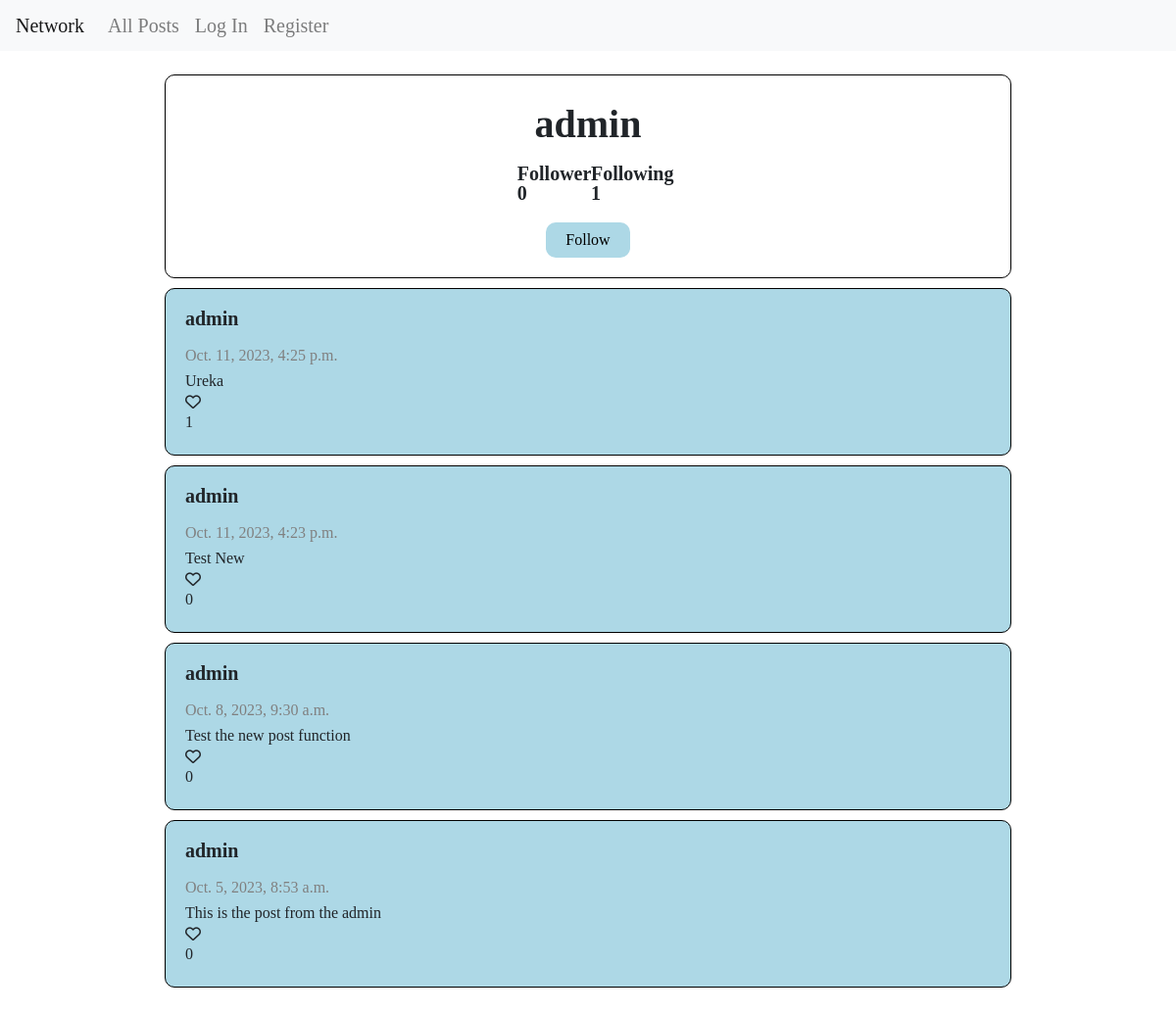
The page /profile/2 on the database as committed earlier.
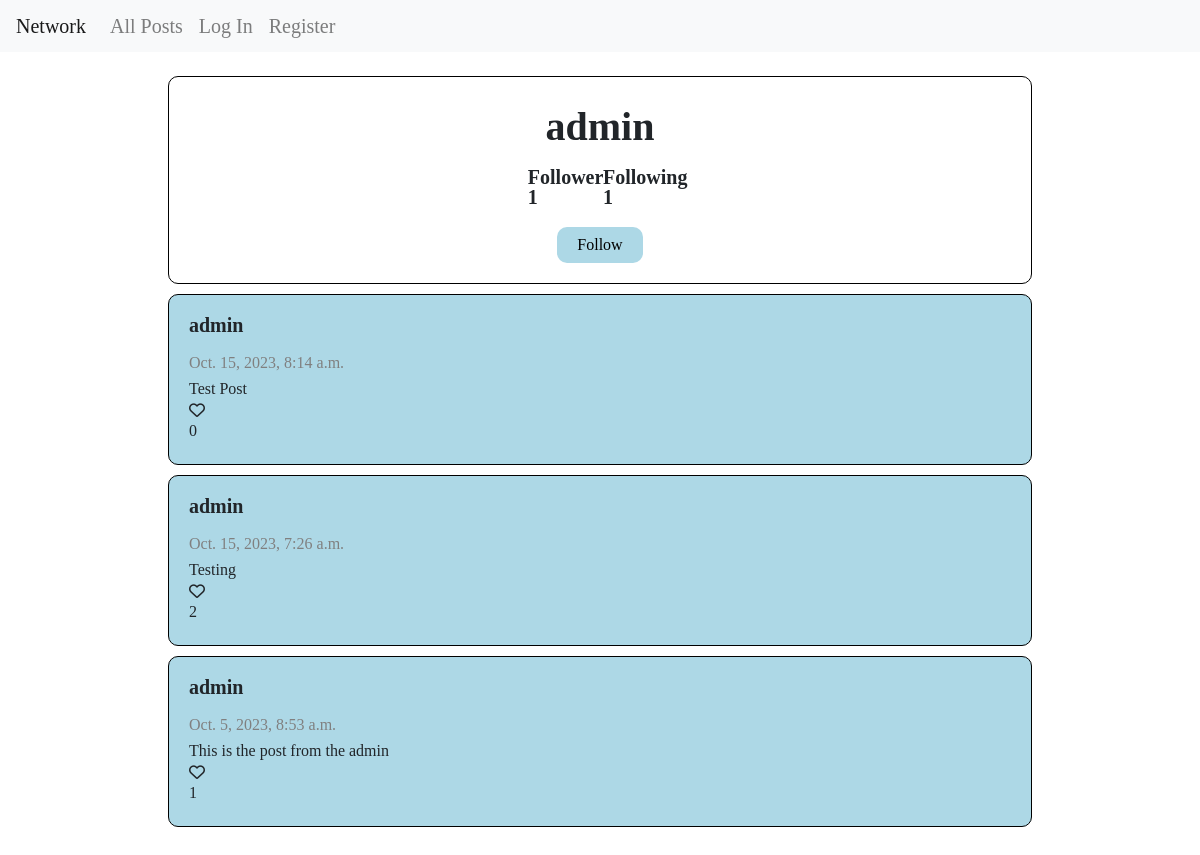
The same page on the database as committed later.
### network/models.py (models this page shows, shortened)
class User(AbstractUser):
    id = models.AutoField(primary_key=True)
    follower = models.ManyToManyField("User", related_name="your_following", blank=True)
    following = models.ManyToManyField("User", related_name="your_follower", blank=True)
    post = models.ManyToManyField("Post", related_name="poster", blank=True)

class Post(models.Model):
    id = models.AutoField(primary_key=True)
    user = models.ForeignKey("User", related_name="post_creator", on_delete=models.CASCADE , blank=True, null=True)
    text = models.TextField(blank=True)
    time = models.DateTimeField(auto_now_add=True)
    like = models.ManyToManyField("User", related_name="liker", null=True, blank=True)

### network/views.py (the view)
# urls.py: path("profile/<int:id>", views.profile, name="profile"),
def profile(request, id):
    profile = User.objects.get(id=id)
    posts = Post.objects.order_by("-time").filter(user=id)
    paginator = Paginator(posts, 10)
    page_number = request.GET.get('page')
    venues = paginator.get_page(page_number)
    return render(request, "network/profile.html", {"profile": profile , "venues": venues})

### network/templates/network/profile.html (shortened to what this page needs)
{% extends "network/layout.html" %}
{% load static %}
{% block body %}
  <main id="main">
    <div id="info">
      <h1 id="username">{{ profile.username }}</h1>
      <div id="followContainer">
        <h2 class="follow" id="follower_status">Follower {{ profile.follower.count }}</h2>
        <h2 class="follow" id="following_status">Following {{ profile.following.count }}</h2>
      </div>
      {% if user != profile %}
        {% if user in profile.follower.all %}
          <button class="status" id="follow_status">Unfollow</button>
        {% else %}
          <button class="status" id="follow_status">Follow</button>
        {% endif %}
      {% endif %}
    </div>
    <div id="display" data-info="{{profile.id}}|{{user.id}}">
      {% if venues %}
          {% include "network/display.html" %}
      {% else %}
          <h1 id="message">You haven't post anything</h1>
      {% endif %}
    </div>
  </main>
{% endblock %}

### network/templates/network/display.html (shortened to what this page needs)
{% for post in venues %}
  <div class="post" id="{{ post.id }}">
    {% if user.is_authenticated %}
      <a href="/profile/{{ post.user_id }}" class="post-header">{{ post.user }}</a>
    {% else %}
      <h3 class="post-header">{{ post.user }}</h3>
    {% endif %}
    <p class="post-element post-time" id="post-time-{{ post.id }}">{{ post.time }}</p>
    <p class="post-element" id="post-text-{{ post.id }}">{{ post.text }}</p>
    <i id="like-button-{{ post.id }}" data-like-id="{{ user.id }}|{{ post.id }}"
      class="{% if user in post.like.all %}fa-solid fa-heart{% else %}fa-regular fa-heart{% endif %} like-button"
    >
    </i>
    <p id="like-count-{{ post.id }}" class="post-element">{{ post.like.count }} </p>
  </div>
{% endfor %}

Rows that differ between the two databases and show on the page:
removed Post: user "admin", time "Oct. 11, 2023, 4:25 p.m.", text "Ureka", like.count "1"
removed Post: user "admin", time "Oct. 11, 2023, 4:23 p.m.", text "Test New", like.count "0"
changed User "admin": follower.count "0" → "1"
added Post: user "admin", time "Oct. 15, 2023, 8:14 a.m.", text "Test Post", like.count "0"
changed Post: time "Oct. 8, 2023, 9:30 a.m." → "Oct. 15, 2023, 7:26 a.m."; text "Test the new post function" → "Testing"; like.count "0" → "2"
computed for Post "Oct. 5, 2023, 8:53 a.m.": like.count "0" → "1"
